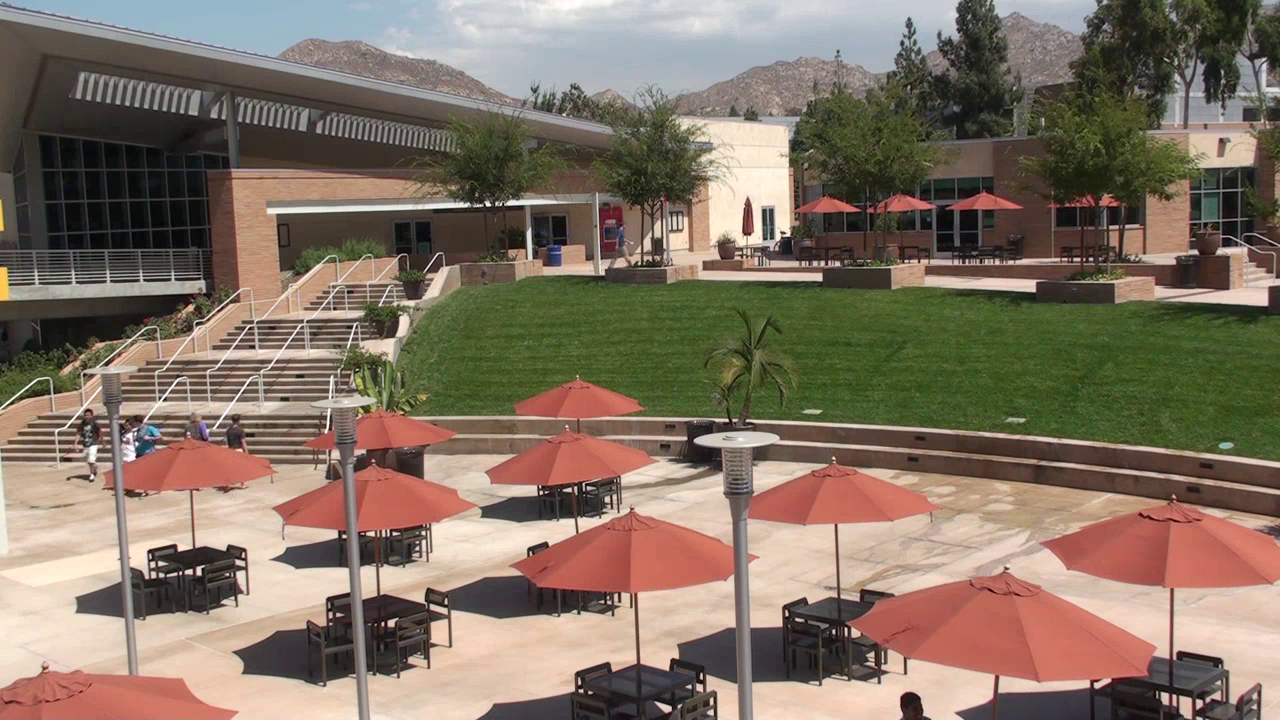
#> input picture frame 61 of featueExtraction/Sample-Videos/VIRAT_S_010005_02_000177_000203.mp4, 1280 x 720 px
$ python background-subtractor.py
#> lines starting #> are read from the running program, lines starting #| are printed output that depends on the picture; after the words box and inside, x2 and y2 are one past the last pixel; in counts of white or black regions, pixels touching at a corner belong together
import numpy as np
import cv2
import os

basepath = os.path.dirname(os.path.abspath(__file__))+"/Sample-Videos/"

def background_subtractor(video_link,method="MOG"):
#> called with method = 'MOG2'
	cap = cv2.VideoCapture(video_link)
	if method == "MOG":
		fgbg = cv2.createBackgroundSubtractorMOG()
	elif method == "MOG2":
		fgbg = cv2.createBackgroundSubtractorMOG2()
	elif method=="GMG":
		kernel = cv2.getStructuringElement(cv2.MORPH_ELLIPSE,(3,3))
		fgbg = cv2.createBackgroundSubtractorGMG()


	while(1):
		ret, frame = cap.read()
#> frame is the input picture: shape (720, 1280, 3); mean B, G, R 99.6, 114.8, 130.4
		fgmask = fgbg.apply(frame)
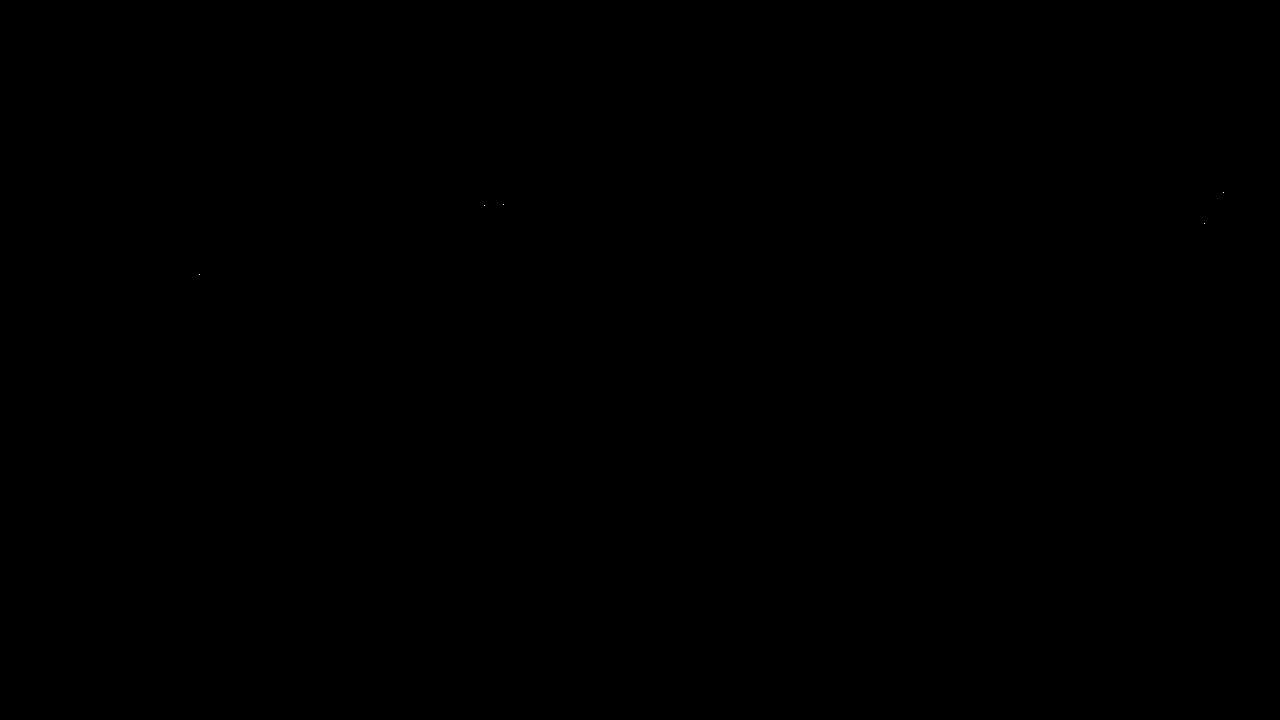
#> fgmask: shape (720, 1280); values 127 (black) and 255 (white), 0% white in thin lines or dots, all inside (x1, y1, x2, y2) = (199, 192, 1224, 275)

		if method == "GMG":
			fgmask = cv2.morphologyEx(fgmask, cv2.MORPH_OPEN, kernel)

		cv2.imshow('frame',fgmask)
		print(fgmask)
#> (printed output is left out)
		k=cv2.waitKey(30) & 0xff
#> (key Esc is pressed here)
		if k == 27:
			break
	cap.release()
	cv2.destroyAllWindows()


def main():
	background_subtractor(basepath+"/VIRAT_S_010005_02_000177_000203.mp4","MOG2")


if __name__ == "__main__":main()
